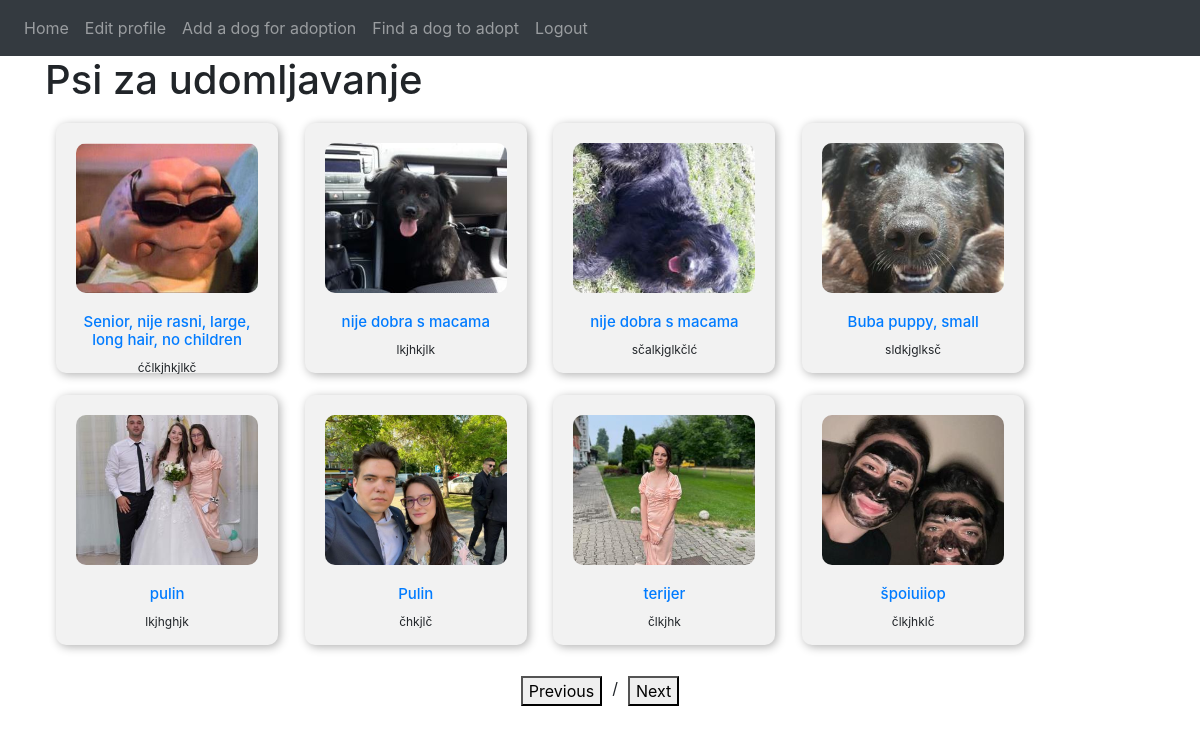
Screenshot of /home (signed in) with the database file from the repository.
### website/models.py (models this page shows, shortened)
class Note(db.Model):
    id = db.Column(db.Integer, primary_key = True)
    title = db.Column(db.String(150))
    data = db.Column(db.String(10000))
    image_file = db.Column(db.String(150), nullable=False)
    date_posted = db.Column(db.DateTime(timezone = True), default = func.now())
    user_id = db.Column(db.Integer, db.ForeignKey('user.id'))
    dog_info = db.relationship('DogInfo', backref = 'user', uselist = False)

### website/views.py (the view)
@login_required
def home():
    posts = Note.query.all()
    per_page = 10
    current_page = int(request.args.get('page', 1))
    total_pages = (len(posts) + per_page - 1) // per_page
    posts= posts[(current_page - 1) * per_page:current_page * per_page]
    return render_template("home.html", user = current_user, posts = posts, currentPage=current_page, totalPages=total_pages)

### website/templates/home.html (shortened to what this page needs)
{% extends "base.html" %} {% block title %}Psi za udomljavanje{% endblock %} {% block content
    %}
    <h1 text-align = "center">Psi za udomljavanje</h1>
      {% for post in posts %}
      <div class="dog-card">
        <img src="{{ url_for('static', filename='profile_pics/' + post.image_file) }}" alt="dog" />
        <h2><a href="{{ url_for('post', post_id = post.id )}}">{{ post.title }} </a></h2>
        <p>{{ post.data }} </p>
      </div>
      {% endfor %}
      <div class="pagination" >
        <button class="prev">Previous</button>
        <span class="page-number">{{ current_page }} / {{ total_pages }}</span>
        <button class="next">Next</button>
      </div>
    {% endblock %}

### website/templates/base.html (shortened to what this page needs)
<!DOCTYPE html>
<html>
  <head>
    <link
      rel="stylesheet"
      href="https://stackpath.bootstrapcdn.com/bootstrap/4.4.1/css/bootstrap.min.css"
    />
    <link
      rel="stylesheet"
      href="https://stackpath.bootstrapcdn.com/font-awesome/4.7.0/css/font-awesome.min.css"
    />
  </head>
  <body>
    <nav class="navbar navbar-expand-lg navbar-dark bg-dark">
      <div class="collapse navbar-collapse" id="navbar">
        <div class="navbar-nav">
          {% if user.is_authenticated %}
          <a class="nav-item nav-link" id="home" href="/home">Home</a>
          <a class="nav-item nav-link" id="set-profile" href="/set-profile">Edit profile</a>
          <a class="nav-item nav-link" id="viewall" href="/post/new">Add a dog for adoption</a>
          <a class="nav-item nav-link" id="viewall" href="/viewall">Find a dog to adopt</a>
          <a class="nav-item nav-link" id="logout" href="/logout">Logout</a>
          {% else %}
          <a class="nav-item nav-link" id="login" href="/login">Login</a>
          <a class="nav-item nav-link" id="signUp" href="/sign-up">Sign Up</a>
          {% endif %}
        </div>
      </div>
    </nav>
    <div class="container">{% block content %} {% endblock %}</div>
  </body>
</html>

### website/templates/home.html (style rules this page uses)
.dog-card { display: inline-block; width: 20%; margin: 1%; text-align: center; vertical-align: top; flex-direction: column; align-items: center; height: 250px; background-color: #f2f2f2; border-radius: 10px; padding: 20px; box-shadow: 2px 2px 10px rgba(0, 0, 0, 0.3); }
.dog-card img { width: 100%; height: 150px; object-fit: cover; border-radius: 10px; margin-bottom: 20px; }
.dog-card h2 { font-size: 15px; margin-bottom: 10px; }
.dog-card p { font-size: 12px; }
.pagination { display: flex; justify-content: center; margin-top: 20px; }
.page-number { margin: 0 10px; }

### rows the page displays
Note: image_file (picture), title "Senior, nije rasni, large, long hair, no children", data "ćčlkjhkjlkč"
Note: image_file (picture), title "nije dobra s macama", data "lkjhkjlk"
Note: image_file (picture), title "nije dobra s macama", data "sčalkjglkčlć"
Note: image_file (picture), title "Buba puppy, small", data "sldkjglksč"
Note: image_file (picture), title "pulin", data "lkjhghjk"
Note: image_file (picture), title "Pulin", data "čhkjlč"
Note: image_file (picture), title "terijer", data "člkjhk"
Note: image_file (picture), title "špoiuiiop", data "člkjhklč"
